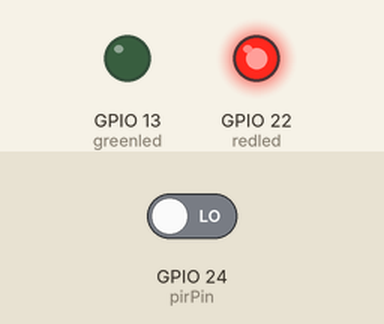
This program was run on a simulated Raspberry Pi (BCM pin numbers). Shown: output pins drawn as LEDs (lit = HIGH). The test bench sets the inputs (shaded band); at power-on: GPIO 24 (pirPin) LOW.

Above: at 1.2 s.
1.3 s: GPIO 24 (pirPin) driven HIGH
At 2.7 s:
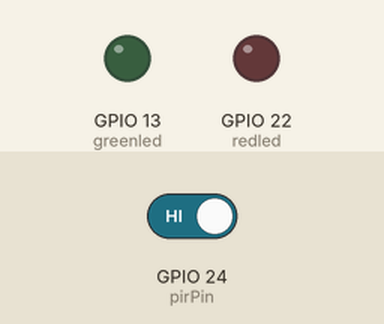
3.5 s: GPIO 24 (pirPin) driven LOW
At 5.4 s:
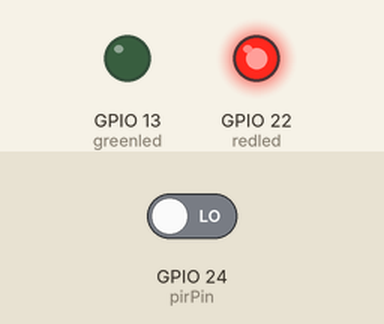
Timing chart, 0 to 6.9 s (numbered marks = the images above; inputs shaded):
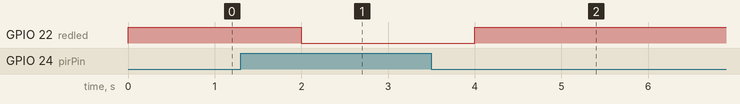

The program:

pir02.py
```python
import RPi.GPIO as GPIO
import time

pirPin = 24
redled = 22
greenled = 13
GPIO.setmode(GPIO.BCM)
GPIO.setup(pirPin, GPIO.IN, pull_up_down = GPIO.PUD_DOWN)
GPIO.setup(redled, GPIO.OUT)
GPIO.setup(greenled, GPIO.OUT)

try:
    while True:
        if GPIO.input(pirPin) == True:
            GPIO.output(redled,False)
            time.sleep(1)
        else:
            GPIO.output(redled,True)
            time.sleep(1)

except KeyboardInterrupt:
    GPIO.cleanup()
```

Measured:
- after the input at 1.3 s, GPIO 22 (redled): HIGH → LOW after 0.70 s
- after the input at 3.5 s, GPIO 22 (redled): LOW → HIGH after 0.50 s
